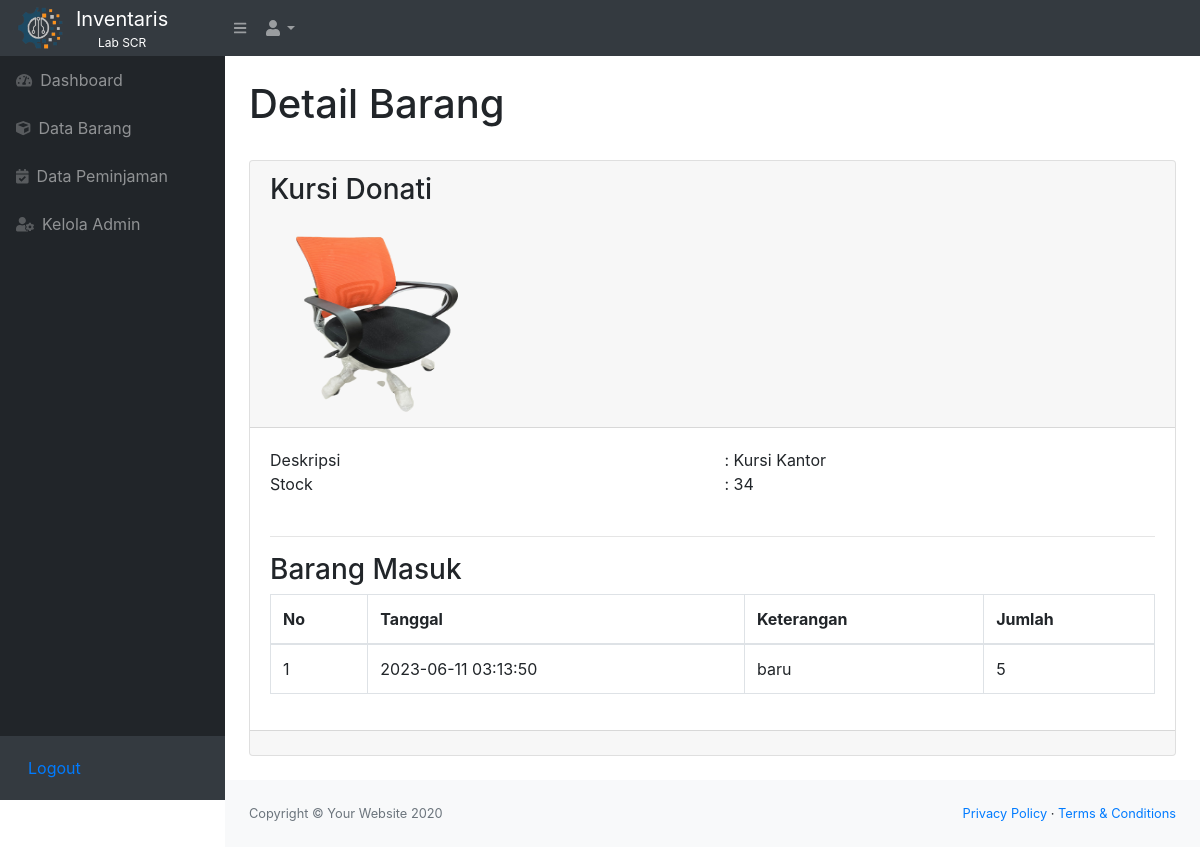
The app's page /detail.php?id=11 (signed in) with its own data.
### tables this page shows
CREATE TABLE `stock` (
  `idbarang` int(11) NOT NULL,
  `namabarang` varchar(30) NOT NULL,
  `deskripsi` varchar(30) NOT NULL,
  `stock` int(11) NOT NULL,
  `image` varchar(99) DEFAULT NULL
);

CREATE TABLE `masuk` (
  `idmasuk` int(11) NOT NULL,
  `idbarang` int(11) NOT NULL,
  `jumlah` int(11) NOT NULL,
  `tanggal` timestamp NOT NULL DEFAULT current_timestamp(),
  `keterangan` varchar(35) NOT NULL,
  `penerima` varchar(30) NOT NULL
);

### detail.php (the view, shortened to what this page needs)
<?php
require 'function.php';
$idbarang = $_GET['id'];
$get = mysqli_query($conn,"select * from stock where idbarang = '$idbarang'");
$fetch = mysqli_fetch_assoc($get);
$namabarang = $fetch['namabarang'];
$deskripsi = $fetch['deskripsi'];
$stock = $fetch['stock'];
 $gambar = $fetch['image'];
 if($gambar==null){
     $img = 'No Photo';
 } else {
     $img = '<img src="images/'.$gambar.'" class="zoomable">';
 }
?>
<!DOCTYPE html>
<html lang="en">
    <head>
        <link href="css/styles.css" rel="stylesheet" />
        <link href="https://cdn.datatables.net/1.10.20/css/dataTables.bootstrap4.min.css" rel="stylesheet" />
    </head>
    <body class="sb-nav-fixed">
        <nav class="sb-topnav navbar navbar-expand navbar-dark bg-dark">
        <a class="navbar-brand" href="index.php">
            <div style="display: flex; align-items: center;">
                <img src="assets/img/Logo_SCR.png" alt="Logo" width="50" height="50">
                    <div style="margin-left: 10px; text-align: center;">
                        <span style="font-size: 20px; display: block;">Inventaris</span>
                        <span style="font-size: 12px; display: block;">Lab SCR</span>
                    </div>
            </div>
        </a>
        <button class="btn btn-link btn-sm order-1 order-lg-0" id="sidebarToggle" href="#"><i class="fas fa-bars"></i></button>
            <ul class="navbar-nav ml-auto ml-md-0">
                <li class="nav-item dropdown">
                    <a class="nav-link dropdown-toggle" id="userDropdlown" href="#" role="button" data-toggle="dropdown" aria-haspopup="true" aria-expanded="false"><i class="fas fa-user fa-fw"></i></a>
                </li>
            </ul>
        </nav>
        <div id="layoutSidenav">
            <div id="layoutSidenav_nav">
                <nav class="sb-sidenav accordion sb-sidenav-dark" id="sidenavAccordion">
                    <div class="sb-sidenav-menu">
                    <div class="nav">
                        <a class="nav-link" href="index.php">
                            <div class="sb-nav-link-icon"><i class="fas fa-tachometer-alt"></i></div>
                            Dashboard
                        </a>
                        <a class="nav-link" href="masuk.php">
                            <div class="sb-nav-link-icon"><i class="fas fa-cube"></i></div>
                            Data Barang
                        </a>
                        <a class="nav-link" href="peminjaman.php">
                            <div class="sb-nav-link-icon"><i class="fas fa-calendar-check"></i></div>
                            Data Peminjaman
                        </a>
                        <a class="nav-link" href="admin.php">
                            <div class="sb-nav-link-icon"><i class="fas fa-user-cog"></i></div>
                            Kelola Admin
                        </a>
                    </div>
                    </div>
                    <div class="sb-sidenav-footer">
                    <a class="nav-link" href="logout.php">
                        Logout
                    </a>
                    </div>
                </nav>
                </div>
            <div id="layoutSidenav_content">
                <main>
                    <div class="container-fluid">
                        <h1 class="mt-4">Detail Barang</h1>
                        <div class="card mb-4 mt-4">
                            <div class="card-header">
                                <h3><?=$namabarang;?></h3>
                                <?=$img;?>
                            </div>
                            <div class="card-body">
                            <div class="row">
                                <div class="col md-3">Deskripsi</div>
                                <div class="col md-9">: <?=$deskripsi;?></div>
                            </div>
                            <div class="row">
                                <div class="col md-3">Stock</div>
                                <div class="col md-9">: <?=$stock;?></div>
                            </div>
                            <br><hr>
                                <h3>Barang Masuk</h3>
                                <div class="table-responsive">
                                    <table class="table table-bordered" id="barangmasuk" width="100%" cellspacing="0">
                                        <thead>
                                            <tr>
                                                <th>No</th>
                                                <th>Tanggal</th>
                                                <th>Keterangan</th>
                                                <th>Jumlah</th>
                                            </tr>
                                        </thead>
                                        <tbody>
                                            <?php
                                                $ambildatamasuk = mysqli_query($conn,"select * from masuk where idbarang='$idbarang'");
                                                $i = 1;
                                                while($fetch=mysqli_fetch_array($ambildatamasuk)){
                                                    $tanggal = $fetch['tanggal'];
                                                    $keterangan = $fetch['keterangan'];
                                                    $jumlah = $fetch['jumlah'];
                                            ?>
                                            <tr>
                                                <td><?=$i++;?></td>
                                                <td><?=$tanggal;?></td>
                                                <td><?=$keterangan;?></td>
                                                <td><?=$jumlah;?></td>
                                            </tr>
                                            <?php
                                            };
                                            ?>
                                        </tbody>
                                    </table>
                                </div>
                            </div>
                            <div class="card-footer">
                            </div>
                        </div>
                    </div>
                </main>
                <footer class="py-4 bg-light mt-auto">
                    <div class="container-fluid">
                        <div class="d-flex align-items-center justify-content-between small">
                            <div class="text-muted">Copyright &copy; Your Website 2020</div>
                            <div>
                                <a href="#">Privacy Policy</a>
                                &middot;
                                <a href="#">Terms &amp; Conditions</a>
                            </div>
                        </div>
                    </div>
                </footer>
            </div>
        </div>
    </body>
</html>

### detail.php (style rules this page uses)
.zoomable { width: 200px; height: 200px; }

### records on screen
stock: namabarang "Kursi Donati", image (picture), deskripsi "Kursi Kantor", stock "34"
masuk: tanggal "2023-06-11 03:13:50", keterangan "baru", jumlah "5"
